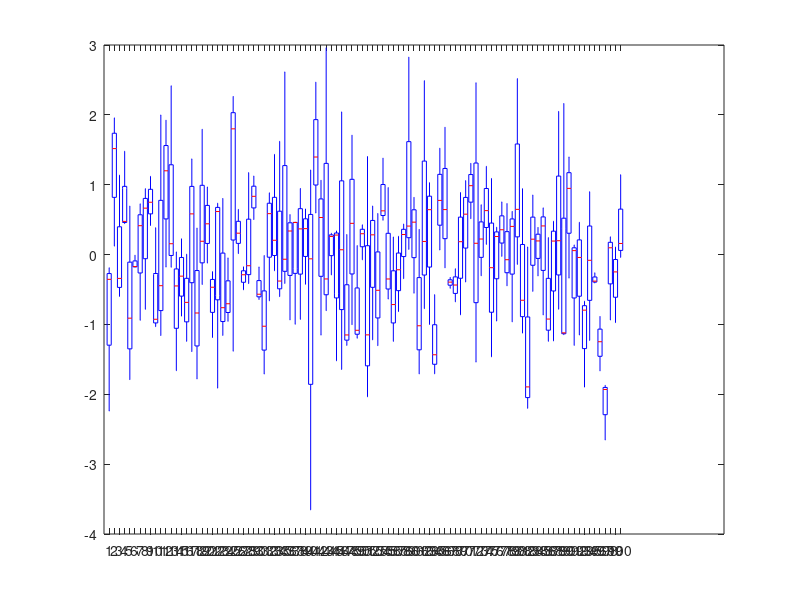

Source code (MATLAB):
clc,clear all,close all;
a = randi(100,10,2);
a(:,3) = a(:,1) + a(:,2)
b = sortrows(a,1)
c = sortrows(b,2);
c(:,4) = sort(c(:,3))
[val ind] = min(c(:,[3 4]))
%%
x = randn(3,100);
boxplot([x])

